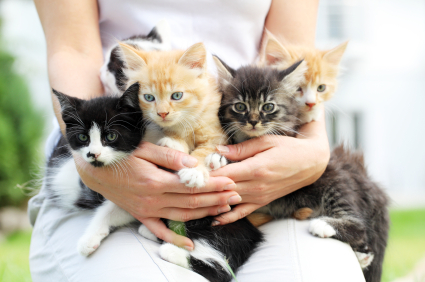
#> input picture images/start/cats.png, 425 x 282 px; its folder holds only this picture in this run
$ python sift.py
#> lines starting #> are read from the running program, lines starting #| are printed output that depends on the picture; after the words box and inside, x2 and y2 are one past the last pixel; in counts of white or black regions, pixels touching at a corner belong together
#> further down, img is the input picture: shape (282, 425, 3); mean B, G, R 167.2, 181.6, 188.7
import cv2 as cv
import numpy as np
import os
import pandas as pd
from time import time

start = time()

def distance(point1, point2):
    return np.sqrt((point2[0] - point1[0])**2 + (point2[1] - point1[1])**2)

def find_template(template_path, img_path):
#> called with template_path = 'images/cut/cats.png', img_path = 'images/start/cats.png'
    template = cv.imread(template_path)
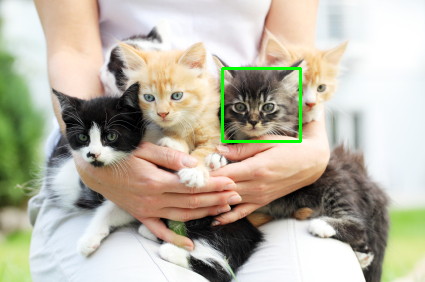
#> input picture SIFT_cut_res/cats.png, 425 x 282 px, found by its file name
#> template is the input picture: shape (282, 425, 3); mean B, G, R 166.2, 182.4, 187.5
    image = cv.imread(img_path)

    gray_template = cv.cvtColor(template, cv.COLOR_BGR2GRAY)
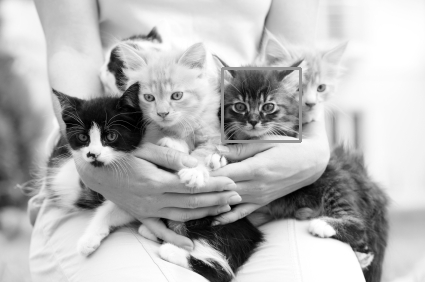
#> gray_template: shape (282, 425); min 0, max 255, mean 182.1
    gray_image = cv.cvtColor(img, cv.COLOR_BGR2GRAY)

    sift = cv.SIFT_create()
    keypoints_template, descriptors_template = sift.detectAndCompute(gray_template, None)
#> keypoints_template = 655 keypoints; strongest (x, y, size): (197, 265, 9.9), (95, 133, 7.7), (205, 251, 13.2), (116, 65, 11.8)
    keypoints_image, descriptors_image = sift.detectAndCompute(gray_image, None)
#> keypoints_image = 652 keypoints; strongest (x, y, size): (197, 265, 9.9), (95, 133, 7.7), (205, 251, 13.2), (116, 65, 11.8)

    bf = cv.BFMatcher(cv.NORM_L2, crossCheck=False)
    matches = bf.knnMatch(descriptors_template, descriptors_image, k=2)
#> matches = 655 matches
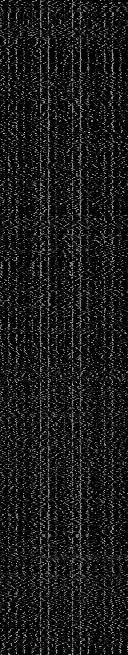
#> descriptors_template: shape (655, 128) float32; min 0, max 194, mean 25.8

    # Тест Лоу
    good_matches = []
    for m, n in matches:
        if m.distance < 0.5 * n.distance:
            good_matches.append(m)
#> after the loop, good_matches = 601 matches

    # Проверяем количество совпадений
    if len(good_matches) >= 3:
        # Получаем координаты ключевых точек шаблона
        template_points = np.float32([keypoints_template[m.queryIdx].pt for m in good_matches])
#> template_points = 601 pairs, first value 9.45 to 396.4, second value 10.45 to 271.9

        # Определяем крайние ключ. точки на шаблоне и центр
        min_x = np.min(template_points[:, 0])
#> min_x = 9.45
        max_x = np.max(template_points[:, 0])
#> max_x = 396.4
        min_y = np.min(template_points[:, 1])
#> min_y = 10.45
        max_y = np.max(template_points[:, 1])
#> max_y = 271.9
        center_x = (max_x + min_x) / 2
#> center_x = 202.9
        center_y = (max_y + min_y) / 2
#> center_y = 141.2

        # Находим центральную точку в изображении, на котором будем искать шаблон
        image_points = np.float32([keypoints_image[m.trainIdx].pt for m in good_matches])
#> image_points has the same summary as template_points
        center_image_x = np.mean(image_points[:, 0])
#> center_image_x = 205.6
        center_image_y = np.mean(image_points[:, 1])
#> center_image_y = 155.4
        min_x_img = np.min(image_points[:, 0])
#> min_x_img = 9.45
        max_x_img = np.max(image_points[:, 0])
#> max_x_img = 396.4
        min_y_img = np.min(image_points[:, 1])
#> min_y_img = 10.45
        max_y_img = np.max(image_points[:, 1])
#> max_y_img = 271.9

        # Считаем расстояние от центральной к.т. шаблона до краев шаблона
        template_height, template_width, _ = template.shape
#> template_height = 282; template_width = 425
        distance_to_left = distance((center_x, center_y), (0, center_y))
#> distance_to_left = 202.9
        distance_to_right = distance((center_x, center_y), (template_width, center_y))
#> distance_to_right = 222.1
        distance_to_top = distance((center_x, center_y), (center_x, 0))
#> distance_to_top = 141.2
        distance_to_bottom = distance((center_x, center_y), (center_x, template_height))
#> distance_to_bottom = 140.8

        # Вычисляем коэффициенты сжатия по осям x и y
        scale_x = (max_x-min_x) / (max_x_img-min_x_img)
#> scale_x = 1
        scale_y = (max_y-min_y) / (max_y_img-min_y_img)
#> scale_y = 1

        # Вычисляем координаты для рисования bounding box
        top_left_x = int(center_image_x - distance_to_left * scale_x)
#> top_left_x = 2
        top_left_y = int(center_image_y - distance_to_top * scale_y)
#> top_left_y = 14
        bottom_right_x = int(center_image_x + distance_to_right * scale_x)
#> bottom_right_x = 427
        bottom_right_y = int(center_image_y + distance_to_bottom * scale_y)
#> bottom_right_y = 296

        # Рисуем bounding box на изображении
        image_with_box = image.copy()
        cv.rectangle(image_with_box, (top_left_x, top_left_y), (bottom_right_x, bottom_right_y), (0, 255, 0), 2)
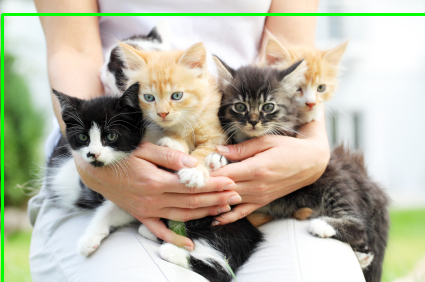
#> image_with_box: shape (282, 425, 3); 1.73% of pixels changed, all inside (x1, y1, x2, y2) = (1, 13, 425, 282)

    else:
        print("Недостаточно качественных совпадений для сопоставления шаблона.")

    return image_with_box, top_left_x, top_left_y, bottom_right_x, bottom_right_y


if __name__ == "__main__":
    start_dir = 'images/start/'
    cut_dir = 'images/cut/'
    prework_dir = 'images/prework/'
    cut_res_dir = 'images/SIFT_cut_res/'
    prework_res_dir = 'images/SIFT_prework_res/'
    cut_res_coords = 'metrics/sift/'
    prework_res_coords = 'metrics/sift/'

    os.makedirs(cut_res_dir, exist_ok=True)
    os.makedirs(prework_res_dir, exist_ok=True)
    os.makedirs(cut_res_coords, exist_ok=True)
    os.makedirs(prework_res_coords, exist_ok=True)

    start_images = ['cats.png', 'cbee.png', 'city.png', 'crobot.png',
                    'hello.png', 'house.png', 'map.png', 'most.png',
                    'planet.png', 'pumpkin.png']


    x_min_cut = []
    y_min_cut = []
    x_max_cut = []
    y_max_cut = []
    name_cut = []

    x_min_prework = []
    y_min_prework = []
    x_max_prework = []
    y_max_prework = []
    name_prework = []


    for img_name in start_images:
        img_path = os.path.join(start_dir, img_name)
        img = cv.imread(img_path)
        template_cut_path = os.path.join(cut_dir, img_name)
        template_prework_path = os.path.join(prework_dir, img_name)

        result_cut = find_template(template_cut_path, img_path)
#> result_cut = 5 items
        res_img_cut = result_cut[0]
        cv.imwrite(os.path.join(cut_res_dir, img_name), res_img_cut)
        name_cut.append(os.path.splitext(img_name)[0])
        x_min_cut.append(result_cut[1])
        y_min_cut.append(result_cut[2])
        x_max_cut.append(result_cut[3])
        y_max_cut.append(result_cut[4])

        result_prework = find_template(template_cut_path, img_path)
#> result_prework = 5 items
        res_img_prework = result_prework[0]
        cv.imwrite(os.path.join(prework_res_dir, img_name), res_img_prework)
        name_prework.append(os.path.splitext(img_name)[0])
        x_min_prework.append(result_cut[1])
        y_min_prework.append(result_cut[2])
        x_max_prework.append(result_cut[3])
        y_max_prework.append(result_cut[4])
#> pass 2 of the loop `for img_name in start_images:`:
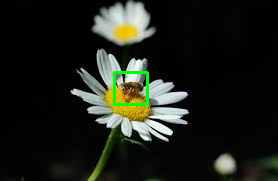
#> input picture SIFT_cut_res/cbee.png, 278 x 181 px, found by its file name
#> img is the input picture: shape (181, 278, 3); mean B, G, R 25, 32.6, 29.4
#> gray_template: shape (181, 278)
#> keypoints_template = 121 keypoints; strongest (x, y, size): (169, 132, 4.3), (75, 92, 4.7), (127, 24, 26.2), (182, 95, 5.6)
#> keypoints_image has the same summary as keypoints_template
#> matches = 121 matches
#> in find_template (call 3), `matches = bf.knnMatch(descriptors_template, descriptors_image, k=2)`:
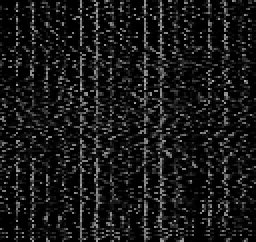
#> descriptors_template: shape (121, 128) float32 (shown 2 times larger); min 0, max 180, mean 24.2
#> the loop in find_template (call 3), `for m, n in matches:` made 121 passes
#> template_points = 121 pairs, first value 75.06 to 186.8, second value 4.88 to 175.4
#> min_x = 75.06
#> max_x = 186.8
#> min_y = 4.88
#> max_y = 175.4
#> center_x = 130.9
#> center_y = 90.14
#> image_points has the same summary as template_points
#> center_image_x = 128.3
#> center_image_y = 90.03
#> min_x_img = 75.06
#> max_x_img = 186.8
#> min_y_img = 4.88
#> max_y_img = 175.4
#> distance_to_left = 130.9
#> distance_to_right = 147.1
#> distance_to_top = 90.14
#> distance_to_bottom = 90.86
#> top_left_x = -2
#> top_left_y = 0
#> bottom_right_x = 275
#> bottom_right_y = 180
#> in find_template (call 3), `cv.rectangle(image_with_box, (top_left_x, top_left_y), (bottom_right_x..`:
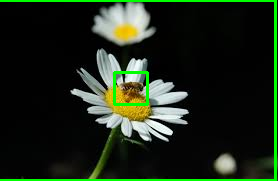
#> image_with_box: shape (181, 278, 3); 3.26% of pixels changed, all inside (x1, y1, x2, y2) = (0, 0, 277, 181)
#> pass 3 of the loop `for img_name in start_images:`:
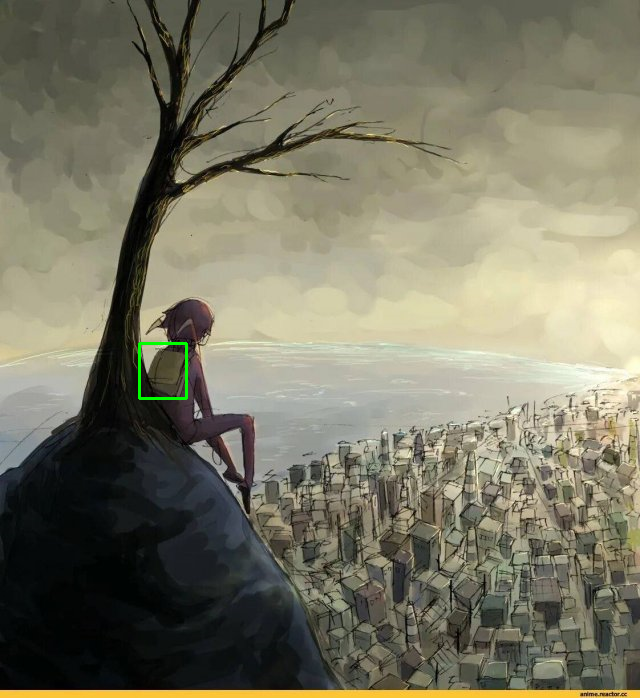
#> input picture SIFT_cut_res/city.png, 640 x 698 px, found by its file name
#> img is the input picture: shape (698, 640, 3); mean B, G, R 100.3, 119.2, 121.3
#> gray_template: shape (698, 640)
#> keypoints_template = 1871 keypoints; strongest (x, y, size): (582, 694, 2.1), (151, 341, 22), (196, 407, 3.7), (607, 694, 1.9)
#> keypoints_image has the same summary as keypoints_template
#> matches = 1871 matches
#> in find_template (call 5), `matches = bf.knnMatch(descriptors_template, descriptors_image, k=2)`:
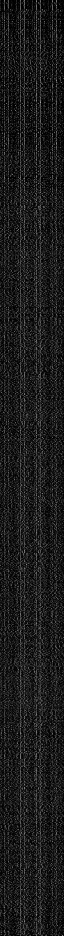
#> descriptors_template: shape (1871, 128) float32 (shown at 1/2 size); min 0, max 210, mean 27.3
#> template_points = 1871 pairs, first value 10.02 to 636.1, second value 2.8 to 694.4
#> min_x = 10.02
#> max_x = 636.1
#> min_y = 2.8
#> max_y = 694.4
#> center_x = 323.1
#> center_y = 348.6
#> image_points has the same summary as template_points
#> center_image_x = 414.9
#> center_image_y = 480.9
#> min_x_img = 10.02
#> max_x_img = 636.1
#> min_y_img = 2.8
#> max_y_img = 694.4
#> distance_to_left = 323.1
#> distance_to_right = 316.9
#> distance_to_top = 348.6
#> distance_to_bottom = 349.4
#> top_left_x = 91
#> top_left_y = 132
#> bottom_right_x = 731
#> bottom_right_y = 830
#> in find_template (call 5), `cv.rectangle(image_with_box, (top_left_x, top_left_y), (bottom_right_x..`:
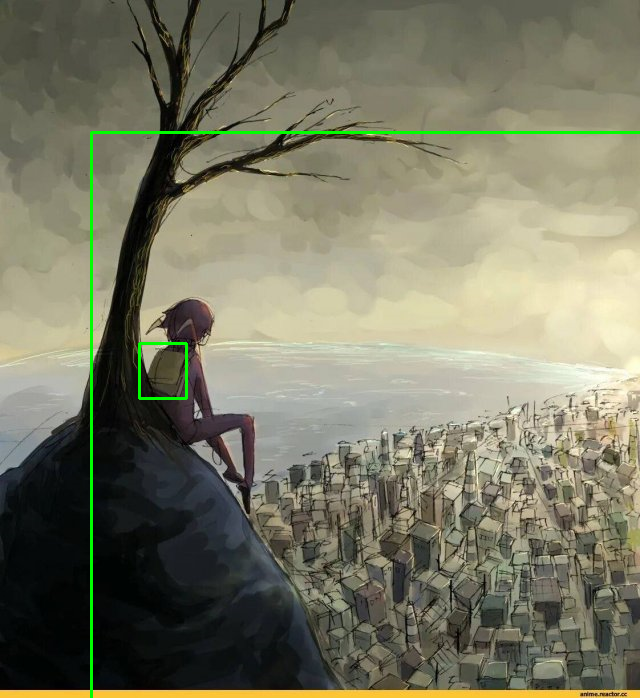
#> image_with_box: shape (698, 640, 3); 0.75% of pixels changed, all inside (x1, y1, x2, y2) = (90, 131, 640, 698)
#> (the run stopped early here; a loop or call above may not have finished)
